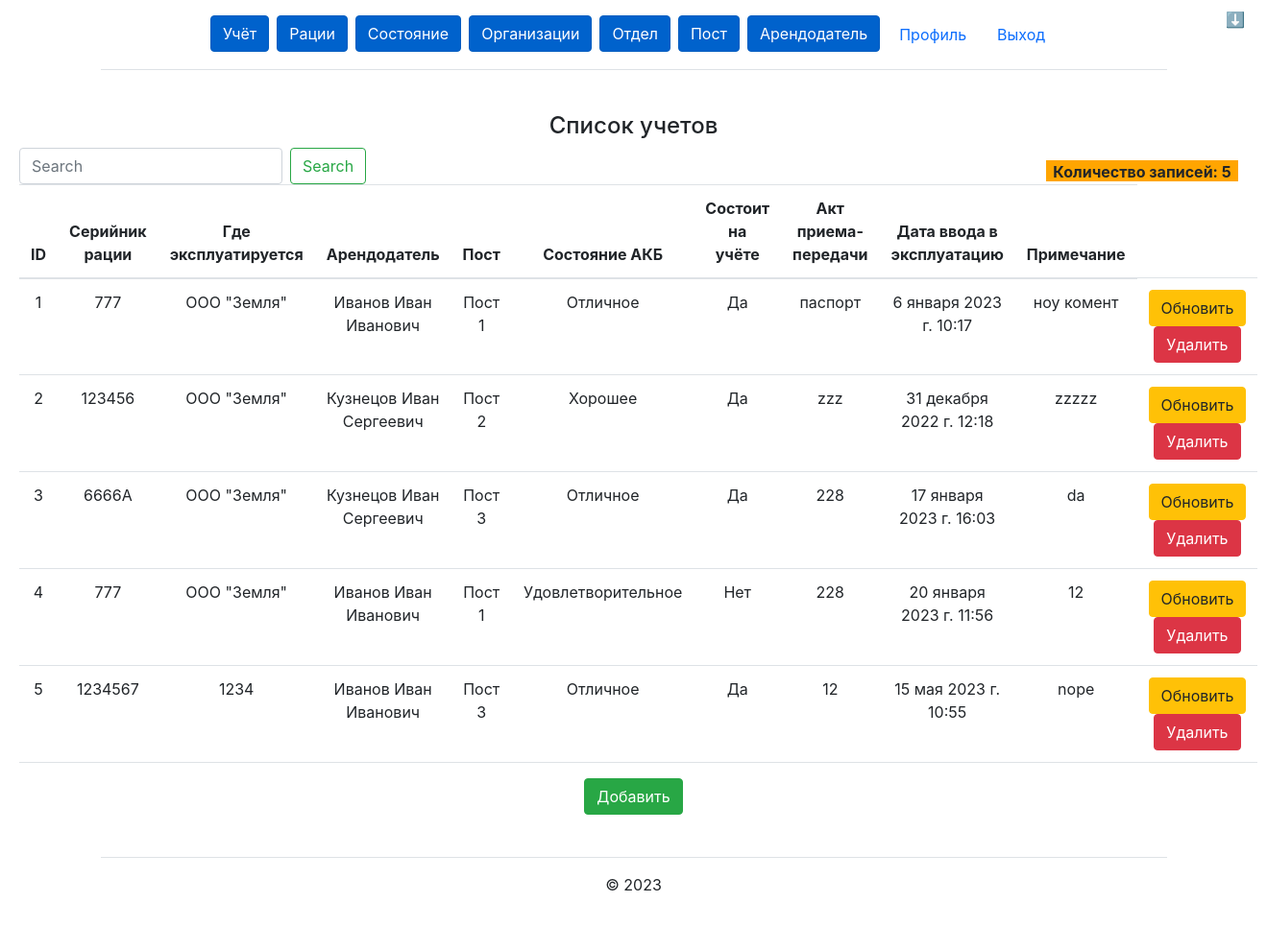
/accounting/ (signed in), run on an earlier commit of the app's database.
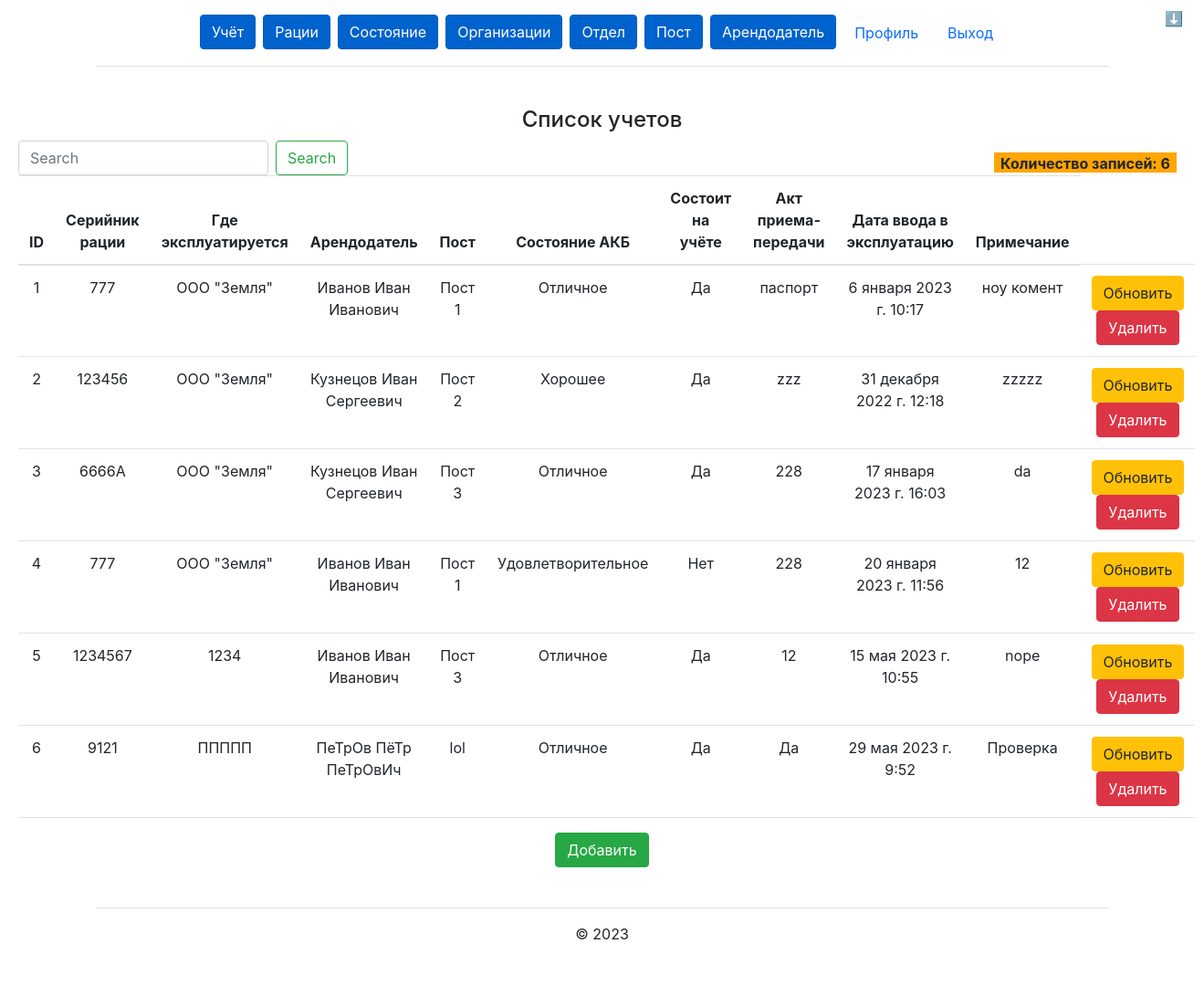
And on a later commit of the database.
### accounting/models.py (models this page shows, shortened)
class Accounting(models.Model):
    id = models.AutoField(primary_key=True)
    id_walkie_talkie = models.ForeignKey(WalkieTalkie, on_delete=models.CASCADE)
    id_organization = models.ForeignKey(Organization, on_delete=models.CASCADE)
    id_resposible = models.ForeignKey(Resposible, on_delete=models.CASCADE)
    id_post = models.ForeignKey(Post, on_delete=models.CASCADE)
    id_state = models.ForeignKey(State, on_delete=models.CASCADE)
    relevance = models.BooleanField('Состоит на учёте', default=False)
    document = models.CharField('Акт приема-передачи', max_length=380)
    date = models.DateTimeField('Дата ввода в эксплуатацию')
    comments = models.TextField('Примечание')
    class Meta:
        verbose_name = 'Учёт'
        verbose_name_plural = 'Учёт'

### walkie_talkie/models.py (models this page shows, shortened)
class WalkieTalkie(models.Model):
    id = models.AutoField(primary_key=True)
    id_organization = models.ForeignKey(Organization, on_delete=models.CASCADE)
    wt_name = models.CharField('Наименование', max_length=1200)
    serial_number = models.CharField('Серийный номер', max_length=1200)
    frequency = models.CharField('Номинальнал частоты р/частоты (МГц)', max_length=500)
    permission = models.CharField('Разрешение', max_length=1200)
    callsing = models.CharField('Позывной', max_length=500)
    certificate_number = models.CharField('Номер свидетельства', max_length=500)
    date_of_purchase = models.DateTimeField('Дата покупки')
    date_of_received = models.DateTimeField('Дата выдачи (ввод в эксплуатацию)')
    use_of_RES = models.CharField('Использование РЭС', max_length=20)
    def __str__(self):
        return self.serial_number
    class Meta:
        verbose_name = 'Рация'
        verbose_name_plural = 'Рации'

### organization/models.py (models this page shows, shortened)
class Organization(models.Model):
    id = models.AutoField(primary_key=True)
    name = models.CharField('Название организации', max_length=5000)
    def __str__(self):
        return self.name
    class Meta:
        verbose_name = 'Организация'
        verbose_name_plural = 'Организация'

### resposible/models.py (models this page shows, shortened)
class Resposible(models.Model):
    id = models.AutoField(primary_key=True)
    id_department = models.ForeignKey(Department, on_delete=models.CASCADE)
    resposible_fio = models.CharField('ФИО ответственного', max_length=600)
    def __str__(self):
        return self.resposible_fio
    class Meta:
        verbose_name = 'Ответственный'
        verbose_name_plural = 'Ответственные'

### post/models.py (models this page shows, shortened)
class Post(models.Model):
    id = models.AutoField(primary_key=True)
    name = models.CharField('Название поста', max_length=1000)
    address = models.CharField('Адрес', max_length=2000)
    def __str__(self):
        return self.name
    class Meta:
        verbose_name = 'Пост'
        verbose_name_plural = 'Посты'

### state/models.py (models this page shows, shortened)
class State(models.Model):
    id = models.AutoField(primary_key=True)
    name = models.CharField('Состояние', max_length=380)
    def __str__(self):
        return self.name
    class Meta:
        verbose_name = 'Состояние'
        verbose_name_plural = 'Состояние'

### accounting/views.py (the view)
# urls.py: path('', views.accounting_list, name='accounting_list'),
@login_required
def accounting_list(request):
    search_query = request.GET.get('search', '')
    if search_query:
        accounts = Accounting.objects.filter(
            Q(id__iregex=search_query) | Q(
                id_walkie_talkie__serial_number__iregex=search_query) | Q(
                id_post__name__iregex=search_query) | Q(
                id_organization__name__iregex=search_query) | Q(
                id_resposible__resposible_fio__iregex=search_query))
    else:
        accounts = Accounting.objects.all()
    return render(request, "accounting/list.html", {'accounts': accounts})

### accounting/templates/accounting/list.html
{% extends "main/base.html" %}
{% block content %}
<div class="card-body">
    <h4>Список учетов</h4>
    <form class="form-inline my-2 my-lg-0" action="{% url 'accounting_list' %}">
        <input class="form-control mr-sm-2" type="search" placeholder="Search" aria-label="Search" name="search">
        <button class="btn btn-outline-success my-2 my-sm-0" type="submit">Search</button>
    </form>
    <div class="count">
        {% if accounts %}
        <p style="display: block; position: absolute; top: 167px; right: 30px; height: 22px; width: 200px; background: orange; font-weight: bold;">
            Количество записей: {{ accounts|length }}</p>
        {% else %}
        <p>Нет доступных записей.</p>
        {% endif %}
    </div>
    <table class="table">
        <thead>
        <tr>
            <th scope="col">ID</th>
            <th scope="col">Серийник рации</th>
            <th scope="col">Где эксплуатируется</th>
            <th scope="col">Арендодатель</th>
            <th scope="col">Пост</th>
            <th scope="col">Состояние АКБ</th>
            <th scope="col">Состоит на учёте</th>
            <th scope="col">Акт приема-передачи</th>
            <th scope="col">Дата ввода в эксплуатацию</th>
            <th scope="col">Примечание</th>
        </tr>
        </thead>
        <tbody>
        {% for accounting in accounts %}
        <tr>
            <td>{{ accounting.id }}</td>
            <td>{{ accounting.id_walkie_talkie }}</td>
            <td>{{ accounting.id_organization }}</td>
            <td>{{ accounting.id_resposible }}</td>
            <td>{{ accounting.id_post }}</td>
            <td>{{ accounting.id_state }}</td>
            <td>
                {% if accounting.relevance == True %}
                Да
                {% else %}
                Нет
                {% endif %}
            </td>
            <td>{{ accounting.document }}</td>
            <td>{{ accounting.date }}</td>
            <td>{{ accounting.comments }}</td>
            <td><a type="button" class="btn btn-warning" href="update/{{ accounting.id }}">Обновить</a>
                <a type="button" class="btn btn-danger" href="delete/{{ accounting.id }}">Удалить</a>
            </td>
        </tr>
        {% endfor %}
        </tbody>
    </table>
    <a type="button" class="btn btn-success" href="create">Добавить</a>
</div>
{% endblock %}

### main/templates/main/base.html (shortened to what this page needs)
{% load static %}
<!doctype html>
<html lang="en">
<head>
    <link rel="stylesheet" href="https://cdn.jsdelivr.net/npm/bootstrap@5.2.2/dist/css/bootstrap.min.css">
    <link rel="stylesheet" href="{% static 'main/css/main.css' %}">
    <link rel="stylesheet" href="https://use.fontawesome.com/releases/v5.8.2/css/all.css">
    <link rel="stylesheet" href="https://stackpath.bootstrapcdn.com/bootstrap/4.5.0/css/bootstrap.min.css"
>
</head>
<body>
<div class="list">
    <a href="#item1"></a>
</div>
<div class="container">
    <header class="d-flex flex-wrap justify-content-center py-3 mb-4 border-bottom">
        <ul class="nav nav-pills">
            <li class="nav-item px-1"><a class="btn btn-primary active" href="{% url 'accounting_list' %}" role="button"
                                         aria-pressed="true">Учёт</a></li>
            <li class="nav-item px-1"><a class="btn btn-primary active" href="{% url 'walkie_talkie_list' %}"
                                         role="button" aria-pressed="true">Рации</a></li>
            <li class="nav-item px-1"><a class="btn btn-primary active" href="{% url 'state_list' %}" role="button"
                                         aria-pressed="true">Состояние</a></li>
            <li class="nav-item px-1"><a class="btn btn-primary active" href="{% url 'organization_list' %}"
                                         role="button" aria-pressed="true">Организации</a></li>
            <li class="nav-item px-1"><a class="btn btn-primary active" href="{% url 'department_list' %}" role="button"
                                         aria-pressed="true">Отдел</a></li>
            <li class="nav-item px-1"><a class="btn btn-primary active" href="{% url 'post_list' %}" role="button"
                                         aria-pressed="true">Пост</a></li>
            <li class="nav-item px-1"><a class="btn btn-primary active" href="{% url 'resposible_list' %}" role="button"
                                         aria-pressed="true">Арендодатель</a></li>
            {% if user.is_authenticated %}
            <a class="nav-item nav-link" href="{% url 'profile' %}">Профиль</a>
            <a class="nav-item nav-link" href="{% url 'logout' %}">Выход</a>
            {% else %}
            <a class="nav-item nav-link" href="{% url 'login' %}">Вход</a>
            {% endif %}
        </ul>
    </header>
</div>
<main>
    {% block content %}
    {% endblock %}
</main>
<div id="item1" class="container text-center">
    <footer class="py-3 my-4 border-top">
        <p>© 2023 </p>
    </footer>
</div>
</body>
</html>

### main/static/main/css/main.css (style rules this page uses)
* { margin: 0; padding: 0; }
main .card-body { margin-top: 20px; text-align: center; }
form { display: inline-block; vertical-align: middle; }
.list { display: block; width: 4%; height: 40px; background: white; position: fixed; right: 0; padding: 0 10px; box-sizing: border-box; }
.list > a::before { display: inline-block; height: 40px; line-height: 40px; content: '\2B07'; color: black; text-decoration: none !important; }

What changed in the data, as far as the page shows it:
added Accounting: id "6", id_walkie_talkie "9121", id_organization "ППППП", id_resposible "ПеТрОв ПёТр ПеТрОвИч", id_post "lol", id_state "Отличное", relevance "Да", document "Да", date "29 мая 2023 г. 9:52", comments "Проверка"
Also different on the page:
{{ accounts|length }}: "5" → "6"
